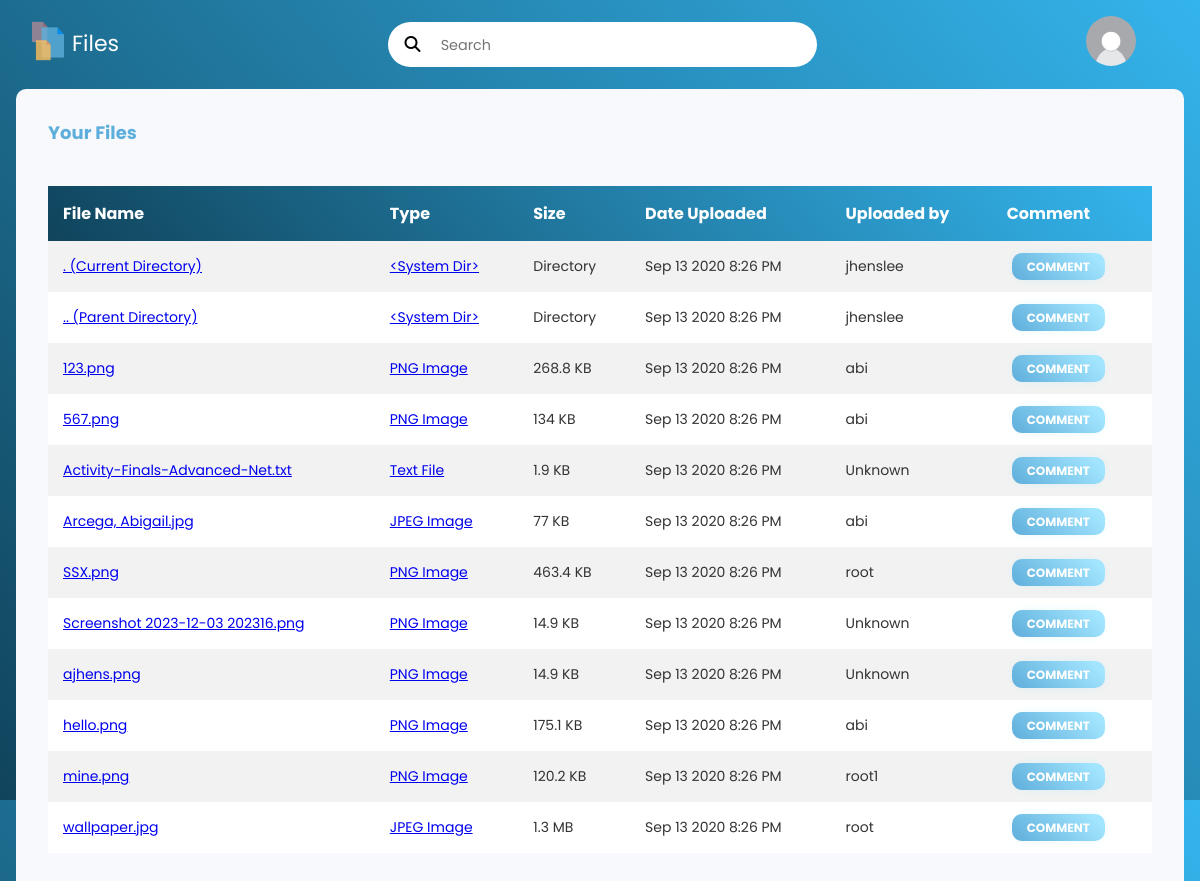
The app's page /clienthome.php (signed in) with its own data.
### tables this page shows
CREATE TABLE `tbuser` (
  `id` int(15) UNSIGNED NOT NULL,
  `role` varchar(15) NOT NULL,
  `username` varchar(45) NOT NULL,
  `email` varchar(50) NOT NULL,
  `password` varchar(45) NOT NULL,
  `fullname` varchar(45) NOT NULL,
  `a_status` varchar(10) NOT NULL,
  `profile_picture` varchar(50) NOT NULL
);

### clienthome.php (the view, shortened to what this page needs)
<!DOCTYPE html>
<html lang="en">
<head>
        <link rel="stylesheet" type="text/css" href="./include/styles/styles.css">
        <link rel="stylesheet" href="https://cdnjs.cloudflare.com/ajax/libs/font-awesome/6.4.0/css/all.min.css"/>
    </head>
<body class="cli-body">
<?php
	require('.\include\connect\dbcon.php');
	echo'
    <div class="cli-main--content">
    <header class="client-header">
        <div class="client-container">
            <div class="client-logo">
                <a href=""><img class="cli-logo" src="./include/styles/images/Logo.png" alt=""><span class="cli-logo-title">Files</span></a>
            </div>
            <div class="client-search">
                <i class="fa-solid fa-magnifying-glass"></i>
                <input type="search" placeholder="Search">
            </div>
            <div class="profile" >
                <img id="menu-btn" src="./include/styles/images/profile.jpg" alt=""/>
            </div>
            <div id="menu" class="cli-profile_menu hide">
                    <h3>'.$_SESSION["username"].'<br><span>Welcome</span></h3>
                        <ul>
                            <li><i class="fa-solid fa-user"><a id="update_profile" href="profile.php?username=<?php if(isset($_GET["username"])){echo $_GET["username"];}?>Profile</a></i></li>
                            <li><i class="fa-solid fa-cog"><a href="#">Settings</a></i></li>
                            <li><i class="fa-solid fa-sign-out-alt"><a href="logout.php">Logout</a></i></li>
                        </ul>
                    </div>
        </div>
    </header>
    <div class="cli-tabular--wrapper">
	<h3 class="cli-main--title">Your Files</h3>
	<div id="table-container"><br>
		<table class="sortable">
	    	<thead>
			<tr>
				<th>File Name</th>
				<th>Type</th>
				<th>Size</th>
				<th>Date Uploaded</th>
				<th>Uploaded by</th>
				<th>Comment</th>
			</tr>
	    </thead>
		<tbody>
';
	function pretty_filesize($file) {
		if (file_exists($file) && is_file($file)) {
			$size = filesize($file);
			if ($size < 1024) {
				$size = $size . " Bytes";
			} elseif ($size < 1048576) {
				$size = round($size / 1024, 1) . " KB";
			} elseif ($size < 1073741824) {
				$size = round($size / 1048576, 1) . " MB";
			} else {
				$size = round($size / 1073741824, 1) . " GB";
			}
		} else {
			$size = "File not found";
		}
		return $size;
	}
	$myDirectory = opendir("./uploads/");
	while ($entryName = readdir($myDirectory)) {
		$dirArray[] = $entryName;
	}
	$indexCount = count($dirArray);
	sort($dirArray);
	for ($index = 0; $index < $indexCount; $index++) {
		if (substr("$dirArray[$index]", 0, 1)) {
			$class = "file";
			$name = $dirArray[$index];
			$namehref = $dirArray[$index];
			$filePath = "./uploads/" . $namehref;
			if (file_exists($filePath)) {
				$modtime = date("M j Y g:i A", filemtime($filePath));
				$timekey = date("YmdHis", filemtime($filePath));
			} else {
				$modtime = "N/A";
				$timekey = "0";
			}
			if (is_dir($filePath)) {
				$extn = "Folder";
				$size = "Directory";
				$sizekey = "0";
				$class = "dir";
				if ($name == ".") {
					$name = ". (Current Directory)";
					$extn = "&lt;System Dir&gt;";
				}
				if ($name == "..") {
					$name = ".. (Parent Directory)";
					$extn = "&lt;System Dir&gt;";
				}
			} else {
				$extn = pathinfo($filePath, PATHINFO_EXTENSION);
				switch ($extn) {
					case "png": $extn="PNG Image";
					break;
					case "jpg": $extn="JPEG Image";
					break;
					case "txt": $extn="Text File";
					break;
					}
				if (file_exists($filePath) && is_file($filePath)) {
					$size = pretty_filesize($filePath);
					$sizekey = filesize($filePath);
				} else {
					$size = "File not found";
					$sizekey = 0;
				}
			}
			$stmt = $pdoConnect->prepare("SELECT tbuser.username FROM file_uploads JOIN tbuser ON file_uploads.username = tbuser.username WHERE file_uploads.file_name = :filename");
			$stmt->execute(['filename' => $namehref]);
			$uploaderInfo = $stmt->fetch(PDO::FETCH_ASSOC);
			$uploaderUsername = $uploaderInfo ? htmlspecialchars($uploaderInfo['username']) : 'Unknown';
			echo("
			<tr class='$class'>
				<td><a href='javascript:void(0);' onclick='openFilePreview(\"".addslashes($namehref)."\", \"".addslashes($extn)."\")'>".htmlspecialchars($name)."</a></td>
				<td><a href='./uploads/$namehref'>$extn</a></td>
				<td sorttable_customkey='$sizekey'>$size</a></td>
				<td sorttable_customkey='$timekey'>$modtime</a></td>
				<td>" . $uploaderUsername . "</td>
				<td><a class='tbl_btn' id='' href=''>Comment</a></td>
			</tr>
		");
	}
}
	?>
</tbody>
</table>
</div>
</div>
</body>
</html>

### include/styles/styles.css (style rules this page uses)
* { margin: 0; padding: 0; border: none; outline: none; box-sizing: border-box; font-family: "Poppins", sans-serif; }
body { display: flex; }
table { width: 100%; border-collapse: collapse; }
thead { background-image: linear-gradient(50deg, #10445c, #34b4ec); color: #fff; }
th { padding: 15px; text-align: left; }
tbody { background: #f2f2f2; }
td { padding: 15px; font-size: 14px; color: #333; }
tr:nth-child(even) { background: #fff; }
.tbl_btn { margin: 5px; padding: 5px 15px; text-decoration: none; text-align: center; text-transform: uppercase; transition: 0.5s; background-size: 200% auto; color: white; border-radius: 10px; display: inline; border: 0px; font-size: 12px; font-weight: 700; box-shadow: 0px 0px 14px -7px #A4E6FF; background-image: linear-gradient(45deg, #5EAEDB 0%, #A4E6FF 51%, #34b4ec 100%); }
.cli-body { background-image: linear-gradient(50deg, #10445c, #34b4ec); height: 100vh; }
.client-header { width: 100%; top: 0; z-index: 10; }
.client-container { display: flex; align-items: center; justify-content: space-between; }
.client-logo { padding-left: 12px; }
.cli-logo { width: 40px; height: 40px; }
.cli-logo-title { color: #fff; padding-left: 4px; display: inline-block; font-size: 22px; line-height: 24px; position: relative; top: -10px; }
.client-search { background-color: #fff; border-radius: 2rem; padding: 0.6rem 1rem; }
.client-search input[type="search"] { background: transparent; width: 30vw; margin-left: 1rem; font-size: 0.9rem; color: hsl(252, 30%, 17%); }
.profile { padding-right: 48px; }
.client-container .profile img { width: 50px; height: 50px; cursor: pointer; border-radius: 50%; }
.cli-main--content { position: relative; width: 100%; padding: 1rem; }
.cli-tabular--wrapper { height: 850px; background: #f7f9fc; margin-top: 1rem; border-radius: 10px; padding: 2rem; padding-top: 0; overflow: hidden; overflow-y: scroll; }
.cli-main--title { position: sticky; top: 0; padding-top: 30px; background-color: #f7f9fc; color: #5EAEDB; padding-bottom: 15px; font-size: 18px; }

### records on screen
tbuser: username "jhenslee"
tbuser: username "abi"
tbuser: username "root"
tbuser: username "root1"

### other values on screen
$name ". (Current Directory)"
$extn "<System Dir>"
$size "Directory"
$modtime "Sep 13 2020 8:26 PM"
$name ".. (Parent Directory)"
$name "123.png"
$extn "PNG Image"
$size "268.8 KB"
$name "567.png"
$size "134 KB"
$name "Activity-Finals-Advanced-Net.txt"
$extn "Text File"
$size "1.9 KB"
$uploaderUsername "Unknown"
$name "Arcega, Abigail.jpg"
